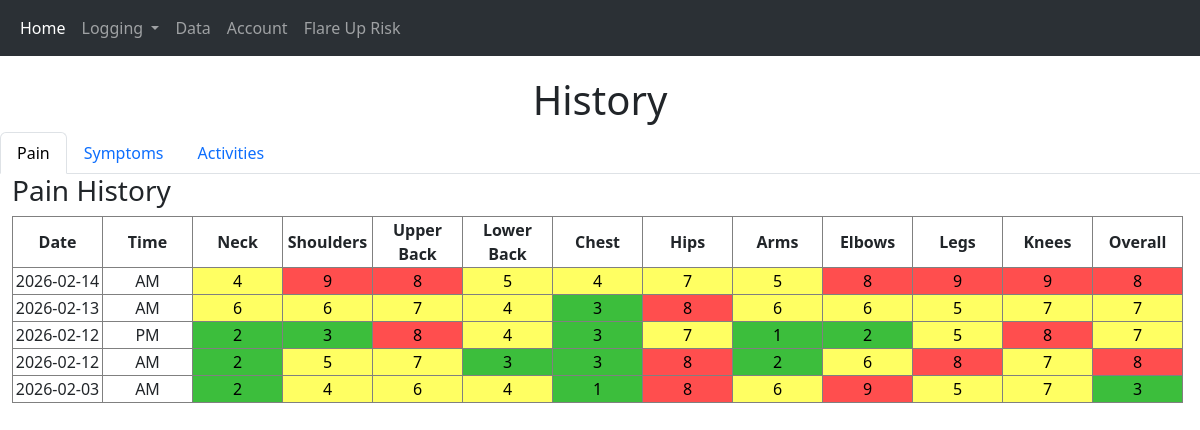
The page /history (signed in) on the database its author committed.
### models.py (models this page shows)
class PainAM(db.Model):
    id: so.Mapped[int] = so.mapped_column(primary_key=True)
    user_id: so.Mapped[int] = so.mapped_column(sa.ForeignKey("user.id"), nullable=False)
    date: so.Mapped[datetime.date] = so.mapped_column(sa.Date, default=datetime.date.today)
    neck: so.Mapped[int] = so.mapped_column(sa.Integer, nullable=False)
    shoulders: so.Mapped[int] = so.mapped_column(sa.Integer, nullable=False)
    upperback: so.Mapped[int] = so.mapped_column(sa.Integer, nullable=False)
    lowerback: so.Mapped[int] = so.mapped_column(sa.Integer, nullable=False)
    chest: so.Mapped[int] = so.mapped_column(sa.Integer, nullable=False)
    hips: so.Mapped[int] = so.mapped_column(sa.Integer, nullable=False)
    arms: so.Mapped[int] = so.mapped_column(sa.Integer, nullable=False)
    elbows: so.Mapped[int] = so.mapped_column(sa.Integer, nullable=False)
    legs: so.Mapped[int] = so.mapped_column(sa.Integer, nullable=False)
    knees: so.Mapped[int] = so.mapped_column(sa.Integer, nullable=False)
    overall: so.Mapped[int] = so.mapped_column(sa.Integer, nullable=False)
    stress: so.Mapped[int] = so.mapped_column(sa.Integer, nullable=False)

class PainPM(db.Model):
    id: so.Mapped[int] = so.mapped_column(primary_key=True)
    user_id: so.Mapped[int] = so.mapped_column(sa.ForeignKey("user.id"), nullable=False)
    date: so.Mapped[datetime.date] = so.mapped_column(sa.Date, default=datetime.date.today)
    neck: so.Mapped[int] = so.mapped_column(sa.Integer, nullable=False)
    shoulders: so.Mapped[int] = so.mapped_column(sa.Integer, nullable=False)
    upperback: so.Mapped[int] = so.mapped_column(sa.Integer, nullable=False)
    lowerback: so.Mapped[int] = so.mapped_column(sa.Integer, nullable=False)
    chest: so.Mapped[int] = so.mapped_column(sa.Integer, nullable=False)
    hips: so.Mapped[int] = so.mapped_column(sa.Integer, nullable=False)
    arms: so.Mapped[int] = so.mapped_column(sa.Integer, nullable=False)
    elbows: so.Mapped[int] = so.mapped_column(sa.Integer, nullable=False)
    legs: so.Mapped[int] = so.mapped_column(sa.Integer, nullable=False)
    knees: so.Mapped[int] = so.mapped_column(sa.Integer, nullable=False)
    overall: so.Mapped[int] = so.mapped_column(sa.Integer, nullable=False)
    stress: so.Mapped[int] = so.mapped_column(sa.Integer, nullable=False)

### routes.py (the view)
@bp.route("/history")
@login_required
def history():
    pain_am_logs = PainAM.query.filter_by(user_id=current_user.id).order_by(PainAM.date.desc()).all()
    pain_pm_logs = PainPM.query.filter_by(user_id=current_user.id).order_by(PainPM.date.desc()).all()
    symptoms_am_logs = SymptomsAM.query.filter_by(user_id=current_user.id).order_by(SymptomsAM.date.desc()).all()
    symptoms_pm_logs = SymptomsPM.query.filter_by(user_id=current_user.id).order_by(SymptomsPM.date.desc()).all()
    activity_logs = Activity.query.filter_by(user_id=current_user.id).order_by(Activity.date.desc()).all()
    combined_pain_logs = []
    for log in pain_am_logs:
        combined_pain_logs.append({
            "date": log.date,
            "time": "AM",
            "neck": log.neck,
            "shoulders": log.shoulders,
            "upperback": log.upperback,
            "lowerback": log.lowerback,
            "chest": log.chest,
            "hips": log.hips,
            "arms": log.arms,
            "elbows": log.elbows,
            "legs": log.legs,
            "knees": log.knees,
            "overall": log.overall
        })
    for log in pain_pm_logs:
        combined_pain_logs.append({
            "date": log.date,
            "time": "PM",
            "neck": log.neck,
            "shoulders": log.shoulders,
            "upperback": log.upperback,
            "lowerback": log.lowerback,
            "chest": log.chest,
            "hips": log.hips,
            "arms": log.arms,
            "elbows": log.elbows,
            "legs": log.legs,
            "knees": log.knees,
            "overall": log.overall
        })
    combined_pain_logs = sorted(combined_pain_logs, key=lambda x: (x["date"], x["time"]), reverse=True)
    combined_symptom_logs = []
    for log in symptoms_am_logs:
        combined_symptom_logs.append({
            "date": log.date,
            "time": "AM",
            "fatigue": log.fatigue,
            "stiffness": log.stiffness,
            "sleepquality": log.sleepquality,
            "fibrofog": log.fibrofog,
            "headache": log.headache,
            "ibs": log.ibs,
            "dizziness": log.dizziness,
            "bodytemp": log.bodytemp,
            "paraesthesia": log.paraesthesia,
            "allodynia": log.allodynia,
            "lightsens": log.lightsens,
            "depression": log.depression,
            "anxiety": log.anxiety
        })
    for log in symptoms_pm_logs:
        combined_symptom_logs.append({
            "date": log.date,
            "time": "PM",
            "fatigue": log.fatigue,
            "stiffness": log.stiffness,
            "fibrofog": log.fibrofog,
            "headache": log.headache,
            "ibs": log.ibs,
            "dizziness": log.dizziness,
            "bodytemp": log.bodytemp,
            "paraesthesia": log.paraesthesia,
            "allodynia": log.allodynia,
            "lightsens": log.lightsens,
            "depression": log.depression,
            "anxiety": log.anxiety
        })
    combined_symptom_logs = sorted(combined_symptom_logs, key=lambda x: (x["date"], x["time"]), reverse=True)
    activity_display_logs = []
    for log in activity_logs:
        activity_display_logs.append({
            "date": log.date,
            "shower": log.shower,
            "cooking": log.cooking,
            "laundry": log.laundry,
            "vacuuming": log.vacuuming,
            "cleaning": log.cleaning,
            "groceries": log.groceries,
            "walking": log.walking,
            "driving": log.driving,
            "exercise": log.exercise,
            "studying": log.studying,
            "resting": log.resting,
            "socialising": log.socialising,
            "outing": log.outing
        })
    return render_template(
        "history.html",combined_pain_logs=combined_pain_logs,combined_symptom_logs=combined_symptom_logs,activity_display_logs=activity_display_logs)

### routes.py (called while the page is built)
@login_manager.user_loader
def load_user(user_id: str):
    return User.query.get(int(user_id))

### templates/history.html (shortened to what this page needs)
{% extends "base.html" %}
{% block body %}
<div class="row">
    <h1 class="title">History</h1>
</div>
<div class="row">
    <ul class="nav nav-tabs" id="historyTabs" role="tablist">
        <li class="nav-item" role="presentation">
            <button class="nav-link active" id="pain-tab" data-bs-toggle="tab" data-bs-target="#pain" type="button" role="tab">
            Pain
            </button>
        </li>
        <li class="nav-item" role="presentation">
            <button class="nav-link" id="symptoms-tab" data-bs-toggle="tab" data-bs-target="#symptoms" type="button" role="tab">
            Symptoms
            </button>
        </li>
        <li class="nav-item" role="presentation">
            <button class="nav-link" id="activities-tab" data-bs-toggle="tab" data-bs-target="#activities" type="button" role="tab">
            Activities
            </button>
        </li>
    </ul>
</div>
<div class="tab-content" id="historyTabsContent">
  <div class="tab-pane fade show active" id="pain" role="tabpanel">
    <h3>Pain History</h3>
    <table class="paintable">
        <tr>
            <th>Date</th>
            <th>Time</th>
            <th>Neck</th>
            <th>Shoulders</th>
            <th>Upper Back</th>
            <th>Lower Back</th>
            <th>Chest</th>
            <th>Hips</th>
            <th>Arms</th>
            <th>Elbows</th>
            <th>Legs</th>
            <th>Knees</th>
            <th>Overall</th>
        </tr>
        {% for log in combined_pain_logs %}
        <tr>
            <td>{{ log.date }}</td>
            <td>{{ log.time }}</td>
            <td class="pain-cell level-{{ log.neck }}">{{ log.neck }}</td>
            <td class="pain-cell level-{{ log.shoulders }}">{{ log.shoulders }}</td>
            <td class="pain-cell level-{{ log.upperback }}">{{ log.upperback }}</td>
            <td class="pain-cell level-{{ log.lowerback }}">{{ log.lowerback }}</td>
            <td class="pain-cell level-{{ log.chest }}">{{ log.chest }}</td>
            <td class="pain-cell level-{{ log.hips }}">{{ log.hips }}</td>
            <td class="pain-cell level-{{ log.arms }}">{{ log.arms }}</td>
            <td class="pain-cell level-{{ log.elbows }}">{{ log.elbows }}</td>
            <td class="pain-cell level-{{ log.legs }}">{{ log.legs }}</td>
            <td class="pain-cell level-{{ log.knees }}">{{ log.knees }}</td>
            <td class="pain-cell level-{{ log.overall }}">{{ log.overall }}</td>
        </tr>
        {% endfor %}
    </table>
  </div>
</div>
{% endblock %}

### templates/base.html (shortened to what this page needs)
<!DOCTYPE html>
<html lang="en">
<head>
    <link href="{{ url_for('static', filename='css/bootstrap.min.css') }}" rel="stylesheet">
    <link href="{{ url_for('static', filename='css/style.css') }}" rel="stylesheet">
</head>
<body>
    <nav class="navbar navbar-expand-lg bg-body-tertiary" data-bs-theme="dark">
        <div class="container-fluid">
            <ul class="navbar-nav me-auto mb-2 mb-lg-0">
                <li class="nav-item">
                    <a href="/" class="nav-link active">Home</a>
                </li>
                <li class="nav-item dropdown">
                    <a class="nav-link dropdown-toggle" href="#" role="button" data-bs-toggle="dropdown" aria-expanded="false">
                        Logging
                    </a>
                </li>
                <li class="nav-item">
                    <a href="{{ url_for('routes.history') }}" class="nav-link">Data</a>
                </li>
                <li class="nav-item">
                    <a href="{{ url_for('routes.login') }}" class="nav-link">Account</a>
                </li>
                <li class="nav-item">
                    <a href="{{ url_for('routes.flarerisk') }}" class="nav-link">Flare Up Risk</a>
                </li>
            </ul>
        </div>
    </nav>
    <div class="container-fluid no-padding-container">
        {% block body %} {% endblock %}
    </div>
</body>
</html>

### static/css/style.css (style rules this page uses)
.title, .subtitle, .subheading, .historytitle { text-align: center; padding-top: 20px; }
.paintable th, .paintable td, .symptomtable th, .symptomtable td, .activitytable th, .activitytable td { border: 1px solid grey; width: 90px; text-align: center; }
.pain-cell { color: #000; }
.level-0, .level-1, .level-2, .level-3 { background-color: rgb(60, 190, 60); }
.level-4, .level-5, .level-6, .level-7 { background-color: rgb(255, 255, 98); }
.level-8, .level-9, .level-10 { background-color: rgb(255, 78, 78); }
.level-1, .level-2, .level-3 { background-color: rgb(60, 190, 60); }

### rows shown on the page
PainAM: date "2026-02-14"
PainAM: date "2026-02-13"
PainPM: date "2026-02-12"
PainAM: date "2026-02-12"
PainAM: date "2026-02-03"

### other values the page prints
{{ log.time }} "AM" "AM" "PM" "AM" "AM"
{{ log.neck }} "4" "6" "2" "2" "2"
{{ log.shoulders }} "9" "6" "3" "5" "4"
{{ log.upperback }} "8" "7" "8" "7" "6"
{{ log.lowerback }} "5" "4" "4" "3" "4"
{{ log.chest }} "4" "3" "3" "3" "1"
{{ log.hips }} "7" "8" "7" "8" "8"
{{ log.arms }} "5" "6" "1" "2" "6"
{{ log.elbows }} "8" "6" "2" "6" "9"
{{ log.legs }} "9" "5" "5" "8" "5"
{{ log.knees }} "9" "7" "8" "7" "7"
{{ log.overall }} "8" "7" "7" "8" "3"
